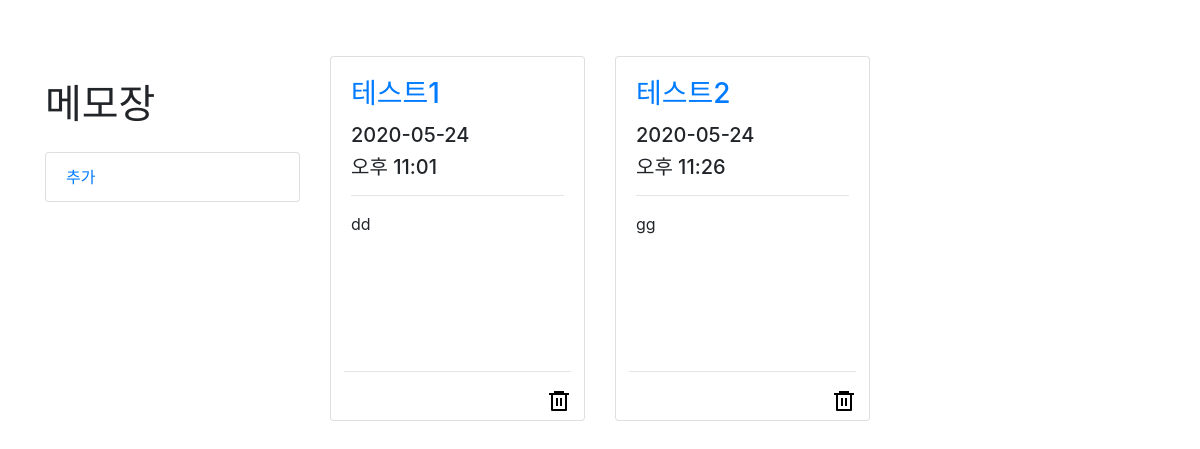
Before: / with the older database file.
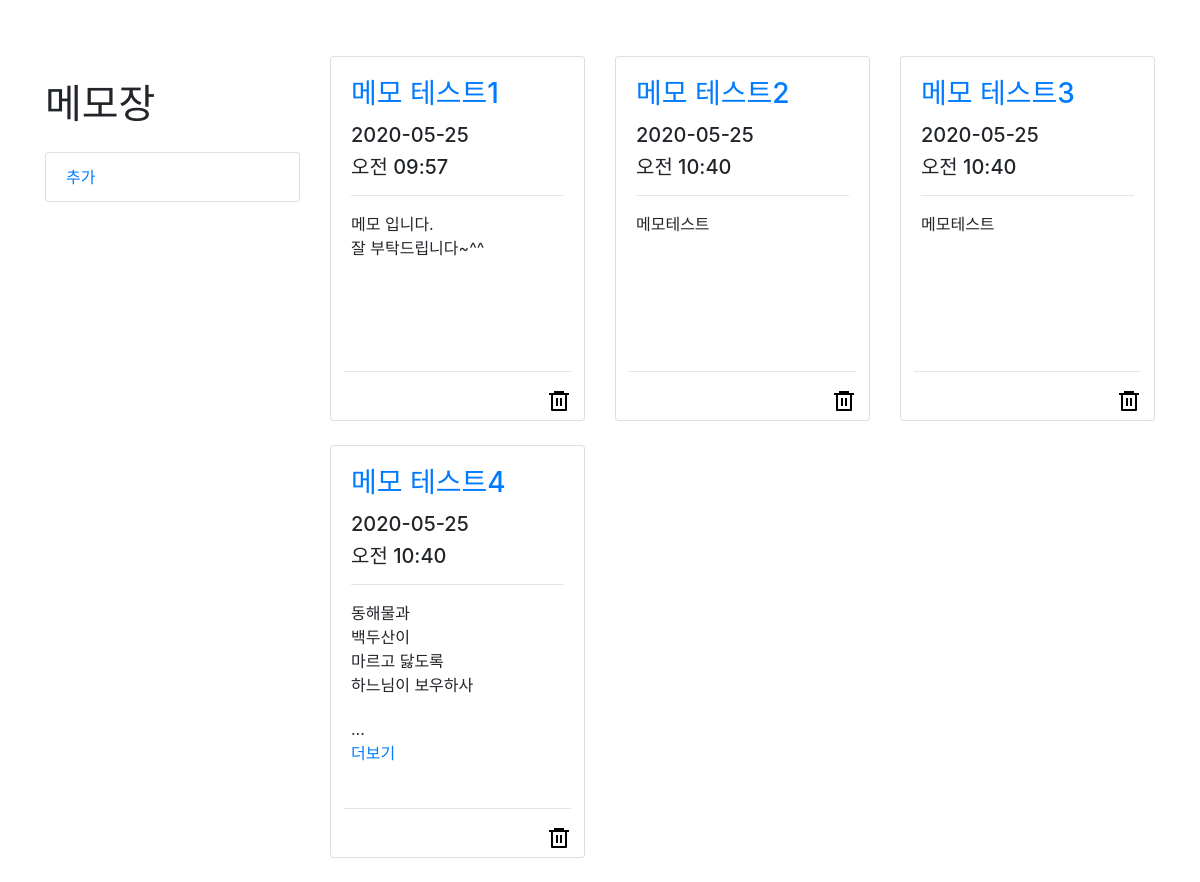
After: the same page with the newer database file.
### memo/models.py (models this page shows, shortened)
class Post(models.Model):
    title = models.CharField(max_length=200)
    content = models.TextField()
    created_date = models.DateTimeField(default=timezone.now)
    update_date = models.DateTimeField(default=timezone.now)

### memo/views.py (the view)
# urls.py: path('', views.post_list, name='post_list'),
def post_list(request):
    posts = Post.objects.filter(update_date__lte=timezone.now()).order_by('update_date')
    return render(request, 'memo/post_list.html', {'posts': posts})

### memo/templates/memo/post_list.html (shortened to what this page needs)
<!DOCTYPE html>
<html>
<head>
  <link href="../../static/vendor/bootstrap/css/bootstrap.min.css" rel="stylesheet">
  <link href="../../static/css/shop-homepage.css" rel="stylesheet">
</head>
<body>
  <div class="container">
    <div class="row">
      <div class="col-lg-3">
        <h1 class="my-4">메모장</h1>
        <div class="list-group">
          <a href="{% url 'post_add' %}" class="list-group-item">추가</a>
        </div>
      </div>
      <div class="col-lg-9">
        <div class="row">
            {% for post in posts %}
            <div class="col-lg-4 col-md-6 mb-4">
                <div class="card h-100">
                    <div class="card-body">
                        <h3 class="card-title">
                        <a href="{% url 'post_detail' pk=post.pk %}">{{ post.title }}</a>
                        </h3>
                        <h5>{{ post.update_date|date:"Y-m-d" }}</h5>
                        <h5>{{ post.update_date|date:"A h:i" }}</h5>
                        <hr>
                          <p class="card-text">{{ post.content|linebreaksbr }}</p>
                        <div class="content-footer">
                          {% if post.content|length > 52 %}
                            ...
                            <br />
                            <a href="{% url 'post_detail' pk=post.pk %}">더보기</a>
                          {% endif %}
                        </div>
                    </div>
                    <div class="btn">
                      <hr>
                        <a onclick="btn_event({{ post.pk }});" style="float: right;" class="delete">
                          <img src="../../static/img/delete.png" style="cursor:pointer;">
                        </a>
                    </div>
                </div>
            </div>
            {% endfor %}
        </div>
      </div>
    </div>
  </div>
</body>
</html>

### memo/static/css/shop-homepage.css (style rules this page uses)
body { padding-top: 56px; }

### memo/templates/memo/post_list.html (style rules this page uses)
.card-text { height: 100px; white-space: break-spaces; overflow: hidden; text-overflow: ellipsis; }
.delete { text-align: center; }

Changed rows visible on the page:
removed Post: title "테스트1", update_date "2020-05-24", update_date "오후 11:01", content "dd"
removed Post: title "테스트2", update_date "2020-05-24", update_date "오후 11:26", content "gg"
added Post: title "메모 테스트1", update_date "2020-05-25", update_date "오전 09:57", content "메모 입니다. 잘 부탁드립니다~^^"
added Post: title "메모 테스트2", update_date "2020-05-25", update_date "오전 10:40", content "메모테스트"
added Post: title "메모 테스트3", update_date "2020-05-25", update_date "오전 10:40", content "메모테스트"
added Post: title "메모 테스트4", update_date "2020-05-25", update_date "오전 10:40", content "동해물과 백두산이 마르고 닳도록 하느님이 보우하사", shows "더보기"
